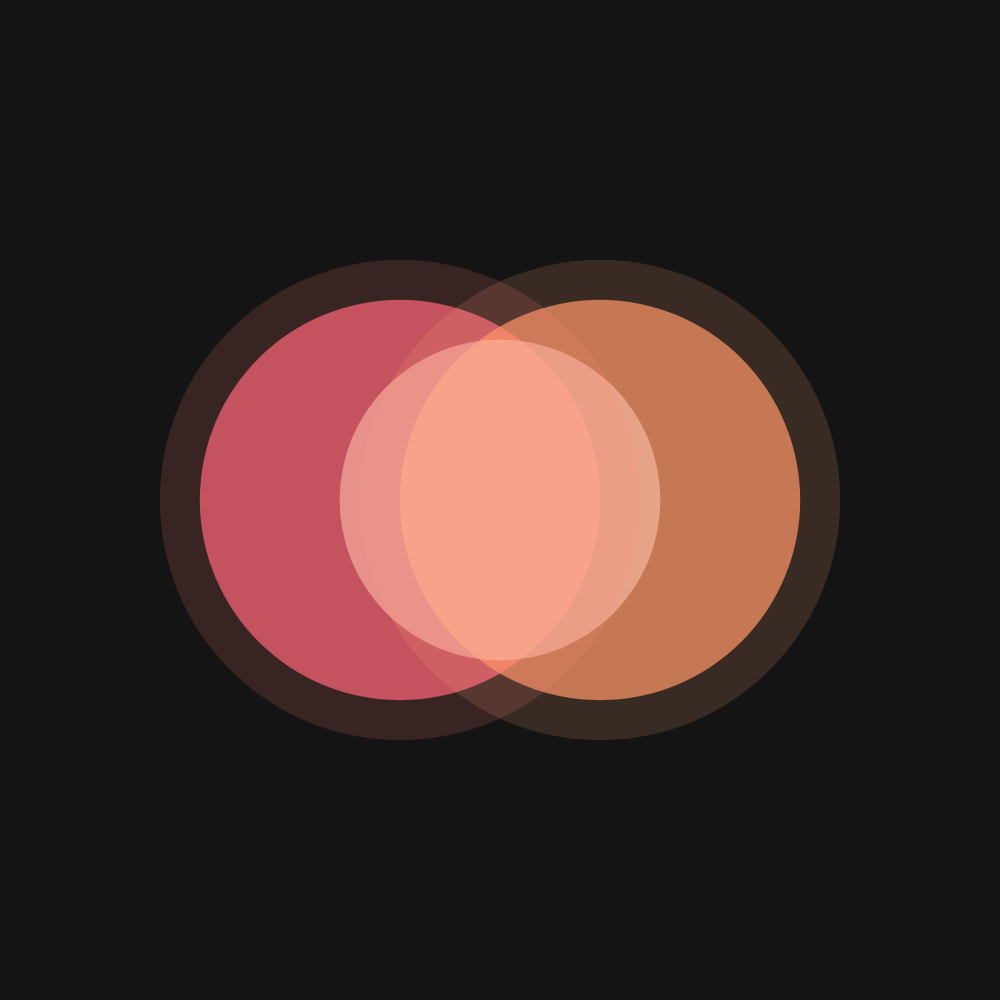
Frame 1 (no input)
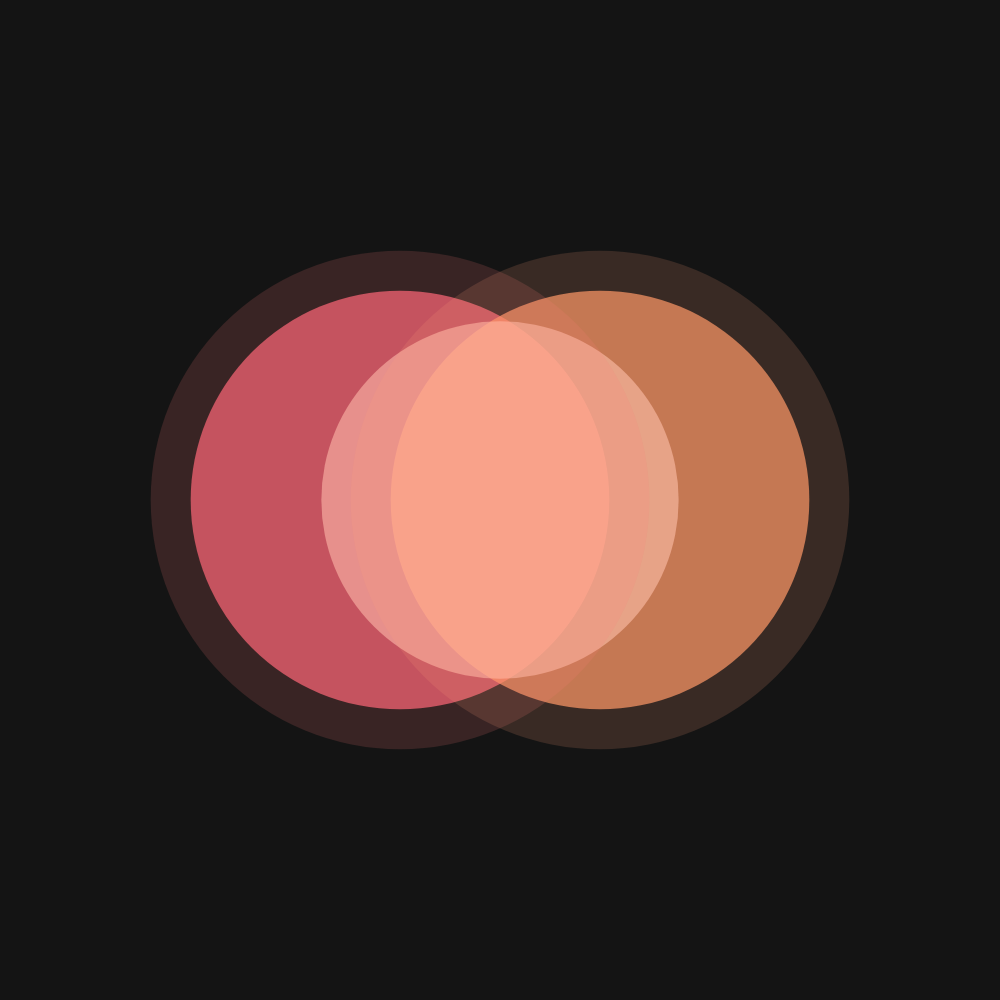
Frame 60 (no input)
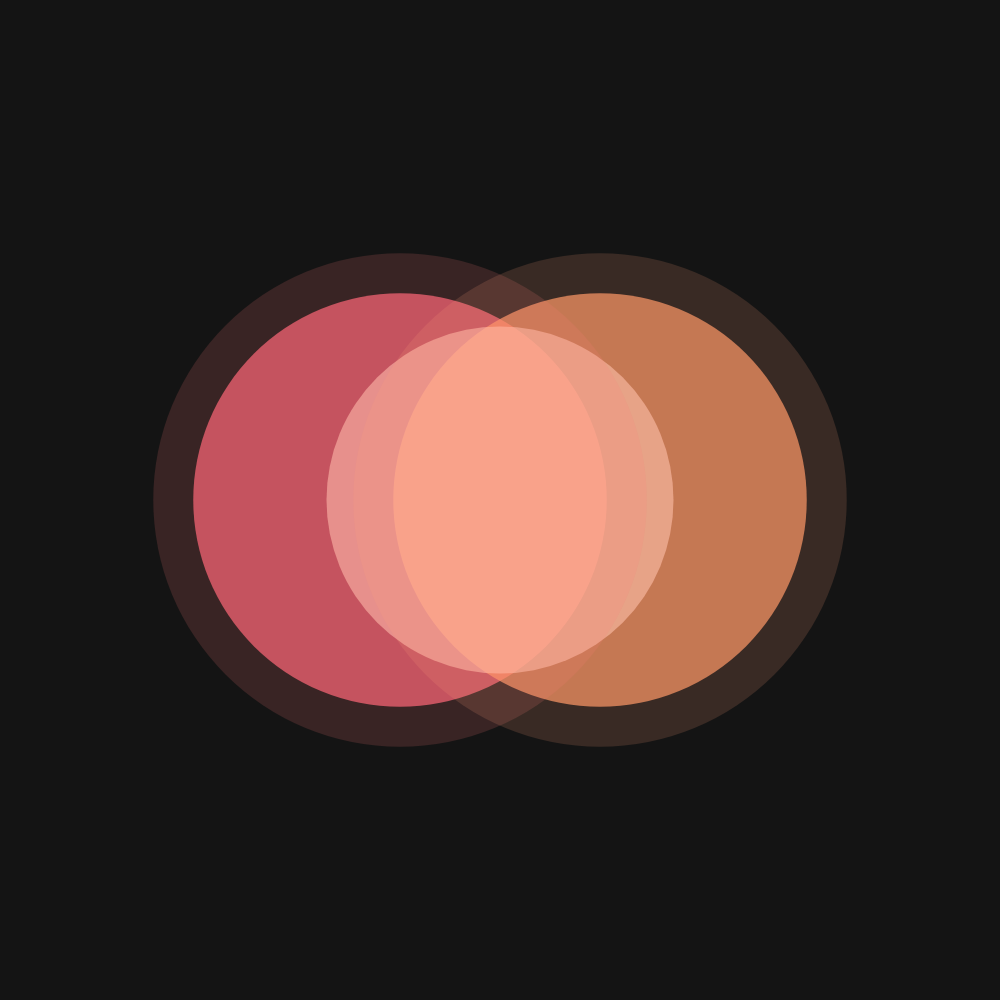
Frame 120 (the mouse pressed at the canvas centre since frame 60)

The p5.js sketch that drew these frames (run headless with seeded random() and noise() and a simulated clock; from frame 60 on, the mouse is pressed at the canvas centre):

// p5.js sketch
// ── sketch.js
function setup() {
  createCanvas(1000, 1000);
  noStroke();
}

function draw() {
  background(20);

  let pulse = sin(frameCount * 0.02) * 20; 

  // Left c
  fill(255, 100, 120, 180);
  ellipse(400, 500, 400 + pulse, 400 + pulse);

  // Right c
  fill(255, 150, 100, 180);
  ellipse(600, 500, 400 + pulse, 400 + pulse);

  // Overlapping c
  fill(255, 200, 180, 150);
  ellipse(500, 500, 320 + pulse*2, 320 + pulse*2);

  // outer c
  fill(255, 120, 120, 40);
  ellipse(400, 500, 480 + pulse , 480 + pulse);
// outer right c
  fill(255, 160, 120, 40);
  ellipse(600, 500, 480 + pulse, 480 + pulse);
}
